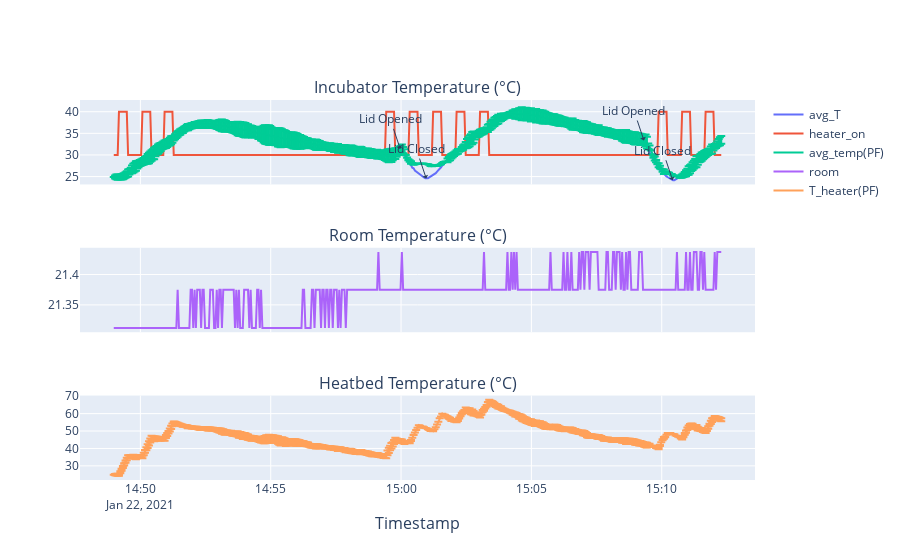

Write notebook code for a chart like this one.
### Code cell
from data_handling import plotly_incubator_data

fig = plotly_incubator_data(data,
                            compare_to={
                                "PF": {
                                    "timestamp_ns": data["timestamp_ns"],
                                    "T": results[:, 1],
                                    "T_std_dev": uncertainty_estimate[:, 1]
                                },
                            },
                            heater_T_data={
                                "PF": {
                                    "timestamp_ns": data["timestamp_ns"],
                                    "T_heater": results[:, 0],
                                    "T_heater_std_dev": uncertainty_estimate[:, 0]
                                },
                            },
                            events=events,
                            overlay_heater=True,
                            show_hr_time=True)

# Save plotly interactive plot
import plotly.io as pio
pio.write_html(fig, file="incubator_PF.html")

fig

### Figure 1 — Plotly figure (JSON) as saved in the notebook; plotly's stock layout.template omitted (floating-point values rounded to 4 significant figures; data arrays with more than 128 entries replaced by an {"elided": "..."} marker saying what was removed)
{"data": [{"name": "avg_T", "type": "scatter", "x": {"elided": "467 str values"}, "xaxis": "x", "y": {"elided": "467 float values"}, "yaxis": "y"}, {"name": "heater_on", "type": "scatter", "x": {"elided": "467 str values"}, "xaxis": "x", "y": {"elided": "467 int values"}, "yaxis": "y"}, {"error_y": {"array": {"elided": "467 float values"}, "type": "data"}, "name": "avg_temp(PF)", "type": "scatter", "x": {"elided": "467 str values"}, "xaxis": "x", "y": {"elided": "467 float values"}, "yaxis": "y"}, {"name": "room", "type": "scatter", "x": {"elided": "467 str values"}, "xaxis": "x2", "y": {"elided": "467 float values"}, "yaxis": "y2"}, {"error_y": {"array": {"elided": "467 float values"}, "type": "data"}, "name": "T_heater(PF)", "type": "scatter", "x": {"elided": "467 str values"}, "xaxis": "x3", "y": {"elided": "467 float values"}, "yaxis": "y3"}], "layout": {"annotations": [{"font": {"size": 16}, "showarrow": false, "text": "Incubator Temperature (°C)", "x": 0.5, "xanchor": "center", "xref": "paper", "y": 1, "yanchor": "bottom", "yref": "paper"}, {"font": {"size": 16}, "showarrow": false, "text": "Room Temperature (°C)", "x": 0.5, "xanchor": "center", "xref": "paper", "y": 0.6111, "yanchor": "bottom", "yref": "paper"}, {"font": {"size": 16}, "showarrow": false, "text": "Heatbed Temperature (°C)", "x": 0.5, "xanchor": "center", "xref": "paper", "y": 0.2222, "yanchor": "bottom", "yref": "paper"}, {"font": {"size": 16}, "showarrow": false, "text": "Timestamp", "x": 0.5, "xanchor": "center", "xref": "paper", "y": 0, "yanchor": "top", "yref": "paper", "yshift": -30}, {"arrowhead": 1, "showarrow": true, "text": "Lid Opened", "x": "2021-01-22T14:59:58", "y": 31.41}, {"arrowhead": 1, "showarrow": true, "text": "Lid Closed", "x": "2021-01-22T15:00:58", "y": 24.53}, {"arrowhead": 1, "showarrow": true, "text": "Lid Opened", "x": "2021-01-22T15:09:19", "y": 33.34}, {"arrowhead": 1, "showarrow": true, "text": "Lid Closed", "x": "2021-01-22T15:10:25", "y": 24.16}], "xaxis": {"anchor": "y", "domain": [0, 1], "matches": "x3", "showticklabels": false}, "xaxis2": {"anchor": "y2", "domain": [0, 1], "matches": "x3", "showticklabels": false}, "xaxis3": {"anchor": "y3", "domain": [0, 1]}, "yaxis": {"anchor": "x", "domain": [0.7778, 1]}, "yaxis2": {"anchor": "x2", "domain": [0.3889, 0.6111]}, "yaxis3": {"anchor": "x3", "domain": [0, 0.2222]}}}
